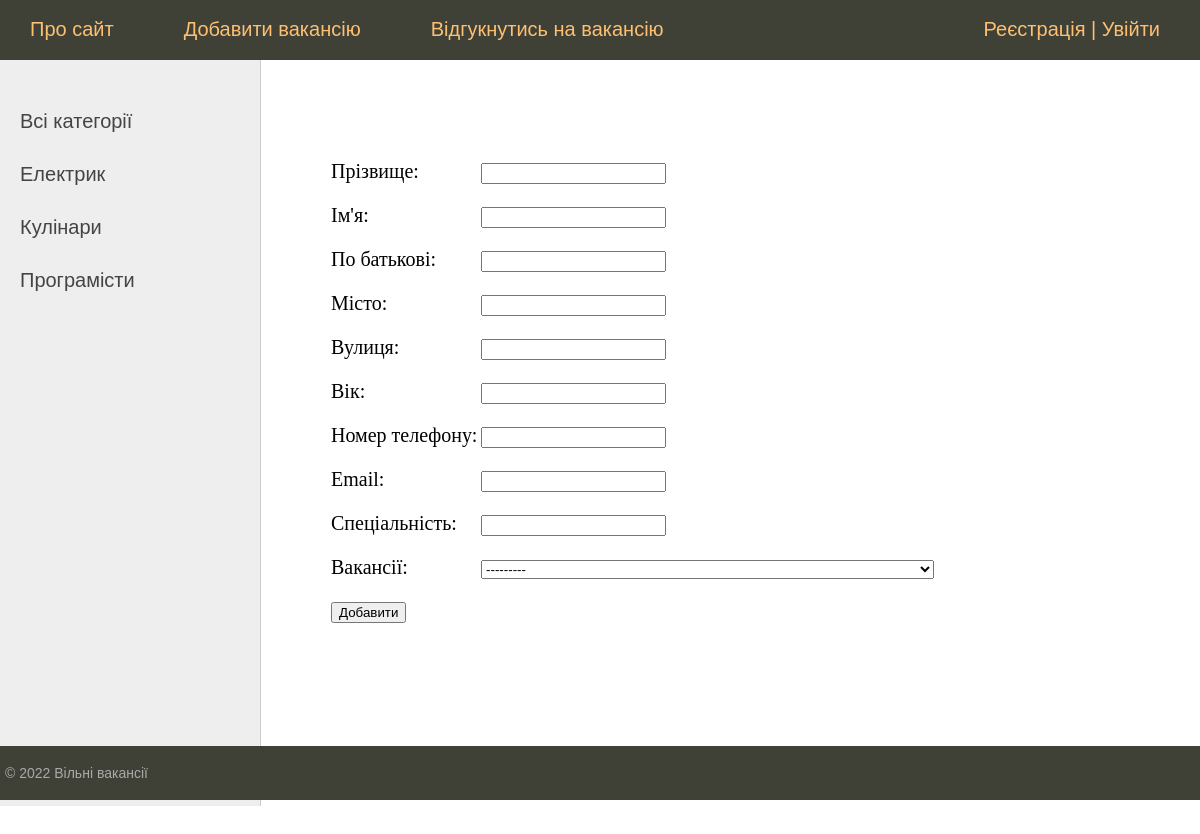
Page /contact/ on the committed database.
### vacancies/models.py (models this page shows, shortened)
class Profession(models.Model):
    name = models.CharField(max_length=100, db_index=True, verbose_name='Професія')
    def get_absolute_url(self):
        return  reverse('profession', kwargs={'pr_id': self.pk})
    class Meta:
        verbose_name = 'Професія'
        verbose_name_plural ='Професія'
        ordering = ['id']

### vacancies/views.py (the view)
# urls.py: path('contact/', contact, name='contact'),
def contact(request):
    if request.method == 'POST':
        form = UnemployedF(request.POST)
        user_menu = menu.copy()
        if not request.user.is_superuser:
            user_menu.pop(1)
        if form.is_valid():
            try:
                Unemployed.objects.create(**form.cleaned_data)
                return redirect('home')
            except:
                form.add_error(None, 'Помилка добавлення')
    else:
        form = UnemployedF()
    return render(request, 'vacancies/contact.html', {'form': form, 'menu': menu, 'title': 'Добавлення даних про користувача'})

### vacancies/forms.py (shortened to what this page needs)
class UnemployedF(forms.Form):
    priz = forms.CharField(max_length=100, label="Прізвище")
    name = forms.CharField(max_length=50, label="Ім'я")
    pobat = forms.CharField(max_length=100, label="По батькові")
    city = forms.CharField(max_length=100, label="Місто")
    street = forms.CharField(max_length=50, label="Вулиця")
    year = forms.IntegerField(label="Вік")
    nomer_phone = forms.CharField(max_length=10, label="Номер телефону")
    em = forms.EmailField(label="Email")
    special = forms.CharField(max_length=100, label="Спеціальність")
    vc = forms.ModelChoiceField(queryset=Vacancies.objects.all(), label="Вакансії")

### vacancies/models.py (called while the page is built)
    def __str__(self):
        return self.posada

### vacancies/templatetags/vacancies_tag.py (called while the page is built)
@register.inclusion_tag('vacancies/list_categories.html')
def show_profession(sort:None, cat_selected=0):
    if not sort:
        cats = Profession.objects.all()
    else:
        cats = Profession.objects.order_by(sort)
    return {"cats": cats, "cat_selected": cat_selected}

### vacancies/templates/vacancies/contact.html (shortened to what this page needs)
{% extends 'vacancies/base.html' %}
     {% block vumogu %}
<form action="{% url 'contact' %}" method="post">
{% for f in form %}
<p><label class="form-label" for="{{ f.id_for_label }}">{{f.label}}: </label>{{ f }}</p>
{% endfor %}
    <button type="submit">Добавити</button>
</form>
{% endblock %}

### vacancies/templates/vacancies/list_categories.html
	{% for pr in cats %}
		{% if pr.pk == cat_selected %}
		<li class="selected">{{pr.name}}</li>
		{% else %}
		<li><a href="{{ pr.get_absolute_url }}">{{pr.name}}</a> </li>
		{% endif %}
		{% endfor %}

### vacancies/static/vacancies/css/styles.css (style rules this page uses)
html, body { font-family: 'Arial'; margin: 0; padding: 0; height: 100%; width: 100%; color: #444; }
a { color: #0059b2; text-decoration: none; }
.left-chapters ul li { margin: 30px 0 0 0; color: #999; }
.left-chapters ul li a { color: #444; text-decoration: none; }
.form-label { display: inline-block; min-width: 150px; vertical-align: top; }

### rows in the picture
Profession: name "Електрик"
Profession: name "Кулінари"
Profession: name "Програмісти"

### other values in the picture
{{ m.title }} "Про сайт" "Добавити вакансію" "Відгукнутись на вакансію"
{{ f.label }} "Прізвище" "Ім'я" "По батькові" "Місто" "Вулиця" "Вік" "Номер телефону" "Email" "Спеціальність" "Вакансії"
